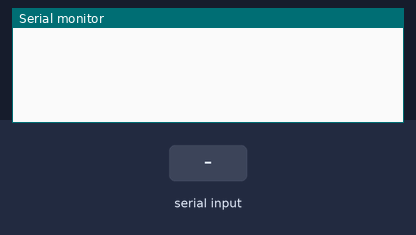
This sketch was run on a simulated Arduino Uno, built with avr-gcc and run on an emulated ATmega328P. On the bench: the last lines printed to the serial monitor. The inputs (shaded band) are chosen by the test bench.

Above: at 1.2 s.
1.3 s: "90,45\n" received over Serial
At 2.0 s:
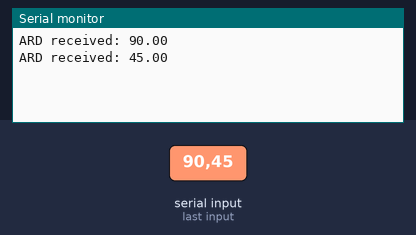
2.8 s: "30,150\n" received over Serial
At 4.4 s:
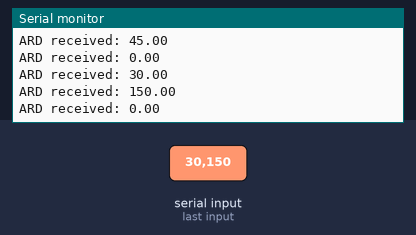
Timing chart, 0 to 5.9 s (numbered marks = the images above; inputs shaded):
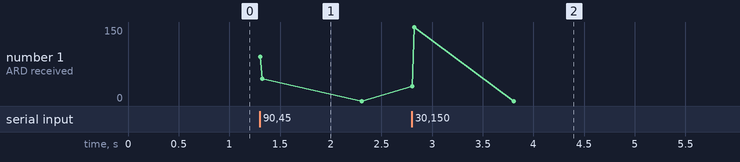

Measured:
- after the input at 1.3 s, the serial monitor: prints a new line at once (image 1)
- after the input at 2.8 s, the serial monitor: prints a new line at once (image 2)

The sketch:

task4_string_inp.ino
```cpp
//String str = " ";
//String in = " ";
//int in;
float in;
void setup() {
  // put your setup code here, to run once:
  Serial.begin(9600);
}

void loop() {
  // put your main code here, to run repeatedly:
  if(Serial.available()>0){
//    str =  Serial.readStringUntil('\n');
//    in +=char(Serial.read());
//   in = Serial.parseInt();
    in = Serial.parseFloat();
    Serial.print("ARD received: ");
    Serial.println(in);
  }
}
```
